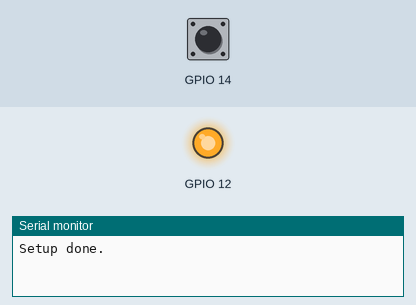
This program was run on a simulated ESP8266 (NodeMCU). On the bench: output pins drawn as LEDs (lit = HIGH), the last lines printed to the serial monitor. Inputs (shaded band) come from the test bench; at power-on: GPIO 14 HIGH. WiFi joins after 1.5 s; servers stay silent unless stated; pins used as bus, display or sensor lines are not drawn.

Above: at 1.2 s.
1.3 s: GPIO 14 pulled LOW for 0.15 s
At 2.9 s:
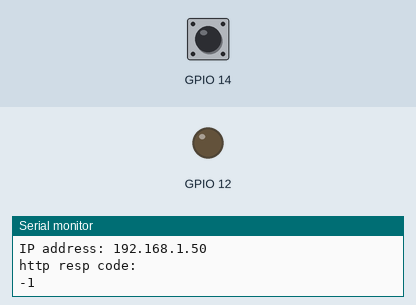
Timing chart, 0 to 4.4 s (numbered marks = the images above; inputs shaded):
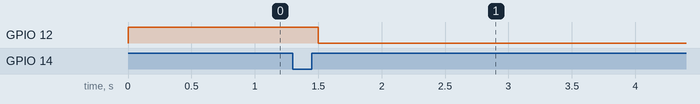

The program:

main.cpp
```cpp
// Author: Tomas Barak <baryhoemail@gmail.com>

#include <ESP8266WiFi.h>
#include <WiFiClient.h>
#include <ESP8266HTTPClient.h>

#include "credentials.h"

namespace pins
{
	int redLed = 0;
	int greenLed = 12;
	int button = 14;

	uint8_t ledOn = LOW;
	uint8_t ledOff = HIGH;
}

unsigned long lastTrigger = 0;
unsigned long buttonTime = 0;
const unsigned long triggerInterval = 1000;
bool wasConnectedToWifi = false;

// handlers must be in RAM
ICACHE_RAM_ATTR void onButtonReleased()
{
	buttonTime = millis();
}

void setup(void)
{
	// GPIO
	pinMode(pins::redLed, OUTPUT);
	pinMode(pins::greenLed, OUTPUT);
	digitalWrite(pins::redLed, pins::ledOff);
	digitalWrite(pins::greenLed, pins::ledOff);
	pinMode(pins::button, INPUT_PULLUP);
	attachInterrupt(pins::button, onButtonReleased, RISING);

	// UART
	Serial.begin(115200);

	// WiFi
	WiFi.mode(WIFI_STA);
	WiFi.begin(credentials::ssid, credentials::password);
	Serial.println("Setup done.");
}

void onConnectedToWifi()
{
	digitalWrite(pins::greenLed, pins::ledOn);

	Serial.println("");
	Serial.print("Connected to ");
	Serial.println(WiFi.SSID());
	Serial.print("IP address: ");
	Serial.println(WiFi.localIP());
}

void loop(void)
{
	// return if not connected
	if (WiFi.status() != WL_CONNECTED)
	{
		wasConnectedToWifi = false;
		return;
	}

	// we are connected to wifi
	if (wasConnectedToWifi == false)
	{
		wasConnectedToWifi = true;
		onConnectedToWifi();
	}

	if(buttonTime - lastTrigger >= triggerInterval)
	{
		lastTrigger = buttonTime;
		WiFiClient wifiClient;
		HTTPClient triggerClient;
		triggerClient.begin(wifiClient, credentials::webhooksUrlWithKey);
		int respCode = triggerClient.GET();
		Serial.println("http resp code:");
		Serial.println(respCode);
		triggerClient.end();
	}
}
```

credentials.h
```cpp
// Author: Tomas Barak <baryhoemail@gmail.com>

#pragma once

namespace credentials
{
	const char* ssid = "XXX";
	const char* password = "XXX";
	const char* webhooksUrlWithKey = "XXX";
}
```
